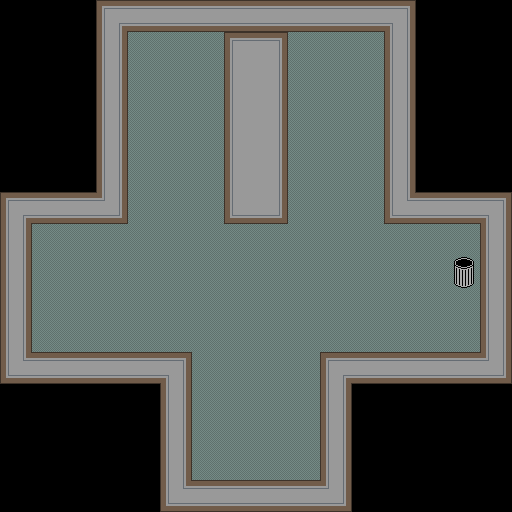

This is a level from a 2D game, rendered from its Tiled map with the project's own tilesets. A one-line summary and the complete map file follow:
An orthogonal 16x16 tile map with 32x32 px tiles, 2 tile layers (Tile Layer 1, Tile Layer 2) and 19 objects.

<map version="1.2" tiledversion="1.2.0" orientation="orthogonal" renderorder="right-down" width="16" height="16" tilewidth="32" tileheight="32" infinite="0" nextlayerid="7" nextobjectid="20">
 <tileset firstgid="1" source="oltile.tsx" />
 <layer id="1" name="Tile Layer 1" width="16" height="16">
  <data encoding="csv">
0,0,0,0,0,0,0,0,0,0,0,0,0,0,0,0,
0,0,0,0,17,17,17,0,0,17,17,17,0,0,0,0,
0,0,0,0,17,17,17,0,0,17,17,17,0,0,0,0,
0,0,0,0,17,17,17,0,0,17,17,17,0,0,0,0,
0,0,0,0,17,17,17,0,0,17,17,17,0,0,0,0,
0,0,0,0,17,17,17,0,0,17,17,17,0,0,0,0,
0,0,0,0,17,17,17,0,0,17,17,17,0,0,0,0,
17,17,17,17,17,17,17,17,17,17,17,17,17,17,17,17,
17,17,17,17,17,17,17,17,17,17,17,17,17,17,17,17,
17,17,17,17,17,17,17,17,17,17,17,17,17,17,17,17,
17,17,17,17,17,17,17,17,17,17,17,17,17,17,17,17,
0,0,0,0,0,0,17,17,17,17,0,0,0,0,0,0,
0,0,0,0,0,0,17,17,17,17,0,0,0,0,0,0,
0,0,0,0,0,0,17,17,17,17,0,0,0,0,0,0,
0,0,0,0,0,0,17,17,17,17,0,0,0,0,0,0,
0,0,0,0,0,0,17,17,17,17,0,0,0,0,0,0
</data>
 </layer>
 <objectgroup id="3" name="Ghosts">
  <object id="17" x="175.173" y="114.892">
   <point />
  </object>
  <object id="18" x="336.086" y="118.287">
   <point />
  </object>
  <object id="19" x="254" y="473">
   <point />
  </object>
 </objectgroup>
 <objectgroup id="4" name="Walls">
  <object id="3" x="97" y="-1" width="318" height="32" />
  <object id="4" x="225" y="-6" width="63" height="231" />
  <object id="5" x="384" y="-3" width="32" height="227" />
  <object id="6" x="384" y="192" width="138" height="32" />
  <object id="7" x="480" y="192" width="42" height="192" />
  <object id="8" x="320" y="353" width="195" height="32" />
  <object id="9" x="320" y="353" width="31" height="165" />
  <object id="10" x="158" y="480" width="193" height="38" />
  <object id="11" x="159" y="353" width="33" height="164" />
  <object id="12" x="-11" y="353" width="203" height="31" />
  <object id="13" x="-11" y="191" width="42" height="193" />
  <object id="14" x="-6" y="191" width="133" height="32" />
  <object id="15" x="92" y="-20" width="35" height="243" />
  <object id="16" x="92" y="-20" width="327" height="50" />
 </objectgroup>
 <objectgroup id="5" name="Hero">
  <object id="2" x="68" y="290">
   <point />
  </object>
 </objectgroup>
 <objectgroup id="6" name="Start/End">
  <object id="1" x="449" y="257" width="30" height="31" />
 </objectgroup>
 <layer id="2" name="Tile Layer 2" width="16" height="16">
  <data encoding="csv">
0,0,0,11,27,27,27,27,27,27,27,27,12,0,0,0,
0,0,0,28,0,0,0,7,8,0,0,0,28,0,0,0,
0,0,0,28,0,0,0,19,20,0,0,0,28,0,0,0,
0,0,0,28,0,0,0,19,20,0,0,0,28,0,0,0,
0,0,0,28,0,0,0,19,20,0,0,0,28,0,0,0,
0,0,0,28,0,0,0,19,20,0,0,0,28,0,0,0,
11,27,27,10,0,0,0,5,6,0,0,0,9,27,27,12,
28,0,0,0,0,0,0,0,0,0,0,0,0,0,0,28,
28,0,0,0,0,0,0,0,0,0,0,0,0,0,22,28,
28,0,0,0,0,0,0,0,0,0,0,0,0,0,0,28,
28,0,0,0,0,0,0,0,0,0,0,0,0,0,0,28,
9,27,27,27,27,12,0,0,0,0,11,27,27,27,27,10,
0,0,0,0,0,28,0,0,0,0,28,0,0,0,0,0,
0,0,0,0,0,28,0,0,0,0,28,0,0,0,0,0,
0,0,0,0,0,28,0,0,0,0,28,0,0,0,0,0,
0,0,0,0,0,9,27,27,27,27,10,0,0,0,0,0
</data>
 </layer>
</map>
